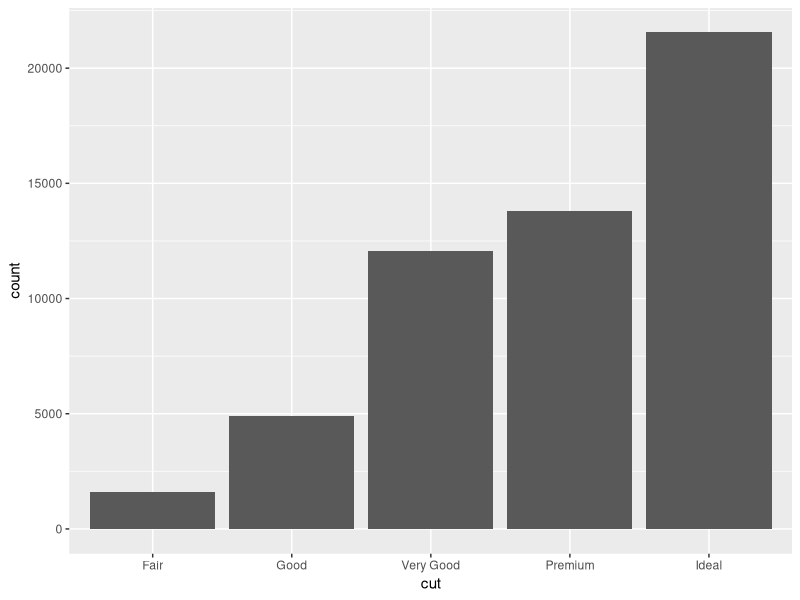
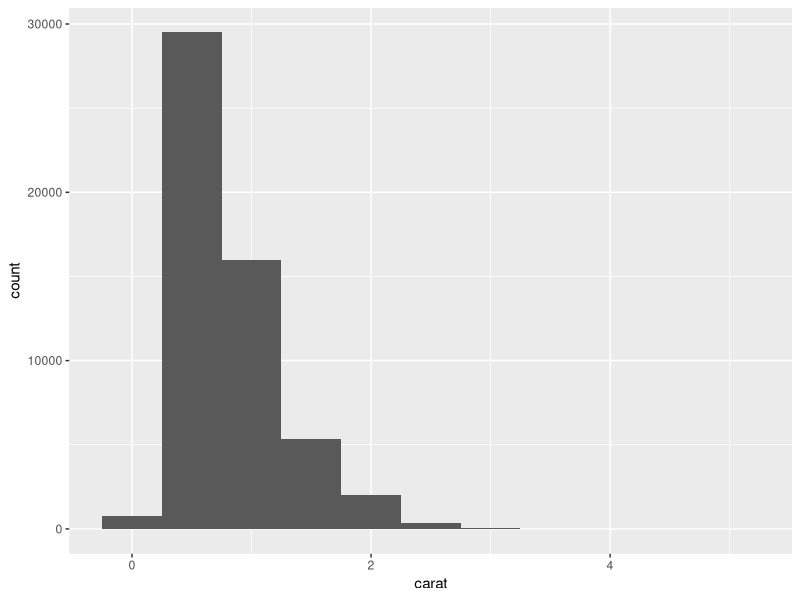
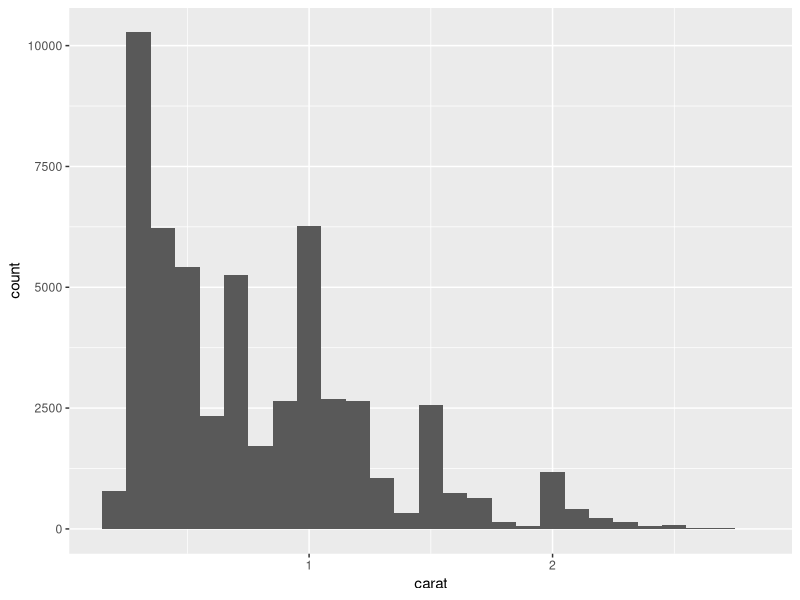
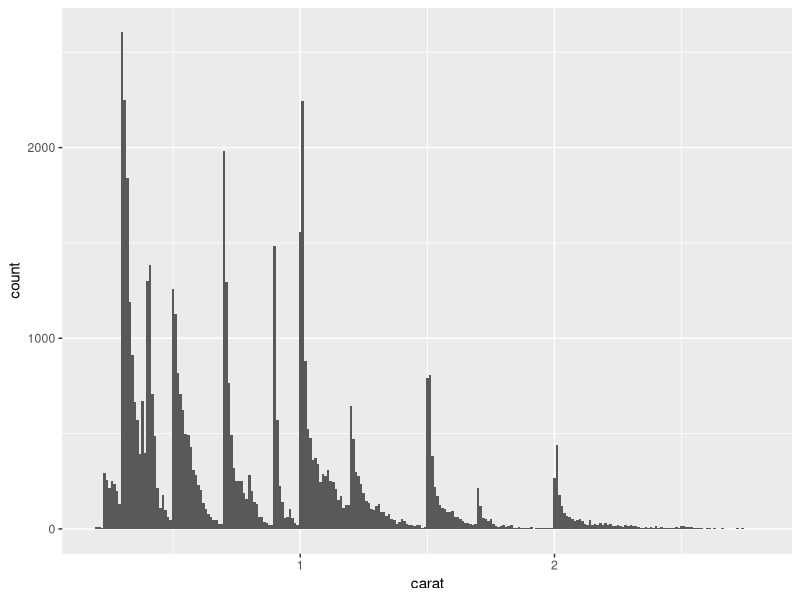
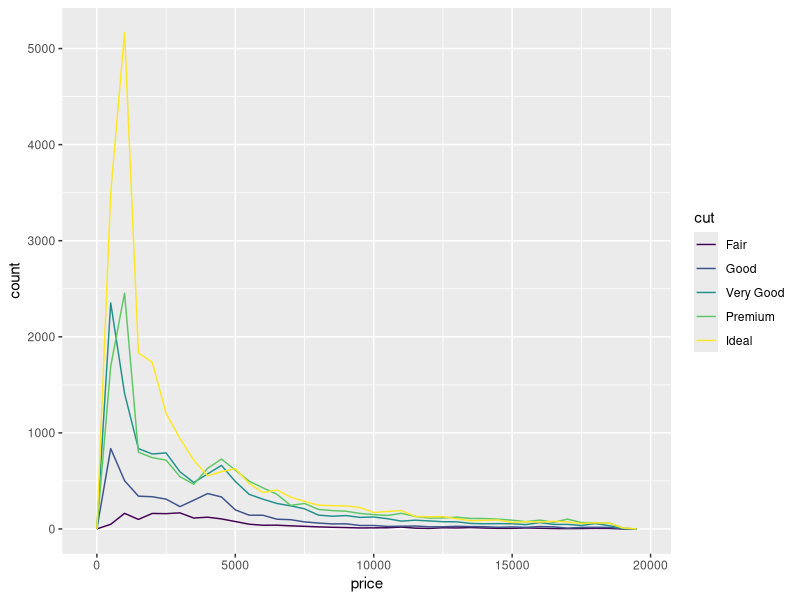
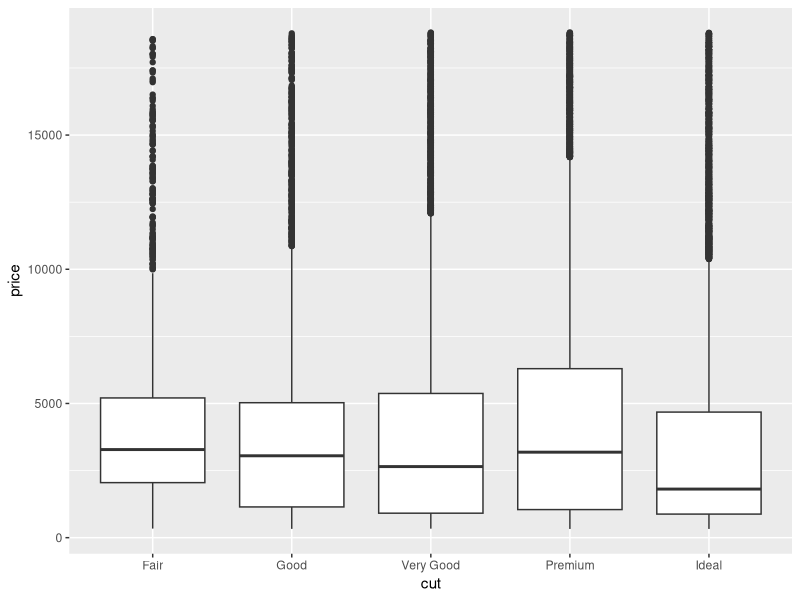
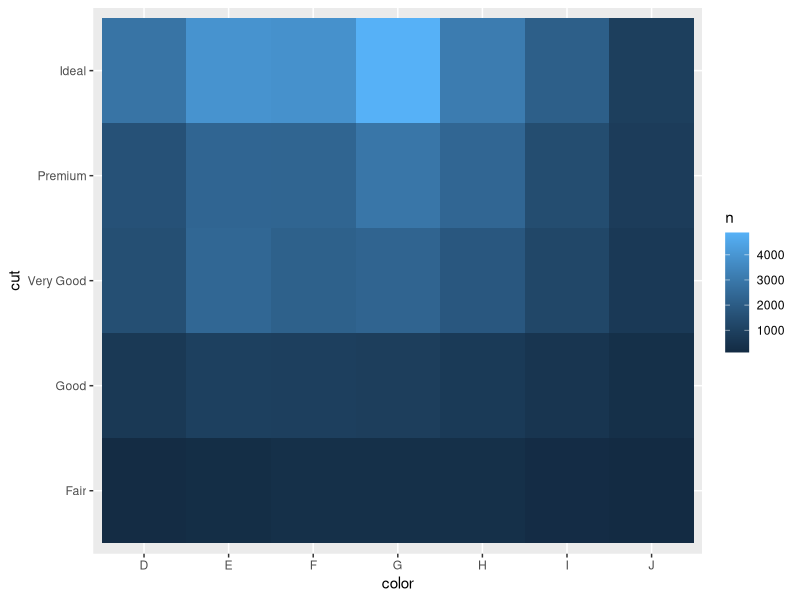
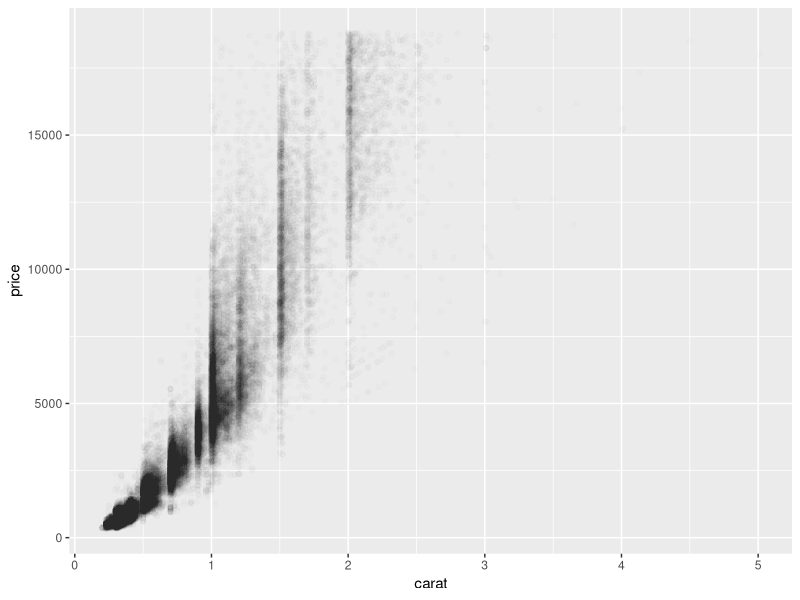

Source code (R) for these figures, in order:
library(ggplot2)
library(dplyr)
#Diamonds dataset
summary(diamonds)
# Bar plot 
ggplot(diamonds) + geom_bar(aes(x = cut))

# Histogram of diamond carats
ggplot(diamonds) + geom_histogram(aes(x = carat), binwidth = 0.5)
# Data cleaning
small <- diamonds %>% filter(carat < 3)

# Histogram of filtered diamonds
ggplot(small, aes(x = carat)) + geom_histogram(binwidth = 0.1)

# Smaller binwidth histogram
ggplot(small, aes(x = carat)) + geom_histogram(binwidth = 0.01)

# Frequency polygon plot
ggplot(diamonds, aes(x = price)) + geom_freqpoly(aes(color = cut), binwidth = 500)

# Box plot of diamond prices 
ggplot(diamonds, aes(x = cut, y = price)) +  geom_boxplot()

# Heat map 
diamonds %>% count(color, cut) %>%ggplot(aes(x = color, y = cut)) + geom_tile(aes(fill = n))

# Scatter plot 
ggplot(diamonds, aes(x = carat, y = price)) + geom_point(alpha = 1/100)

ggplot(diamonds, aes(x = carat, y = price)) +  geom_hex()
